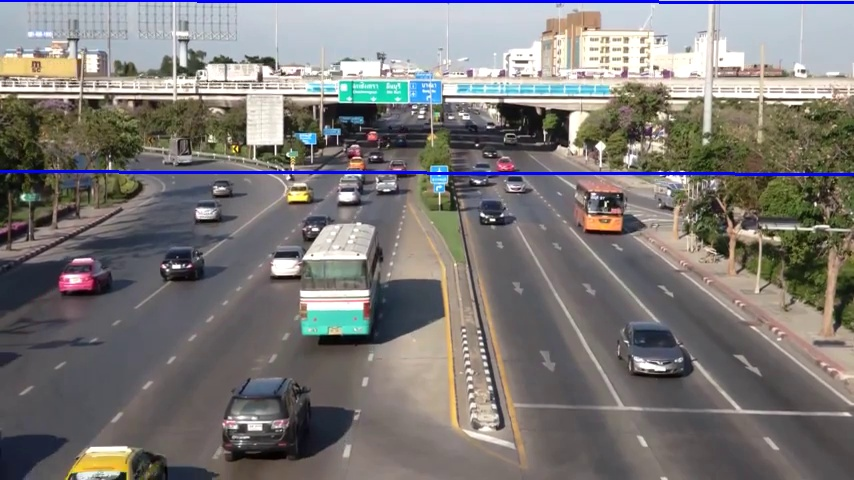
#> input picture 첼.jpg, 854 x 480 px, given in place of tracking1.avi, which was not available
$ jupyter execute Homework2.ipynb   (text cells are left out)
#> lines starting #> are read from the running program, lines starting #| are printed output that depends on the picture; after the words box and inside, x2 and y2 are one past the last pixel; in counts of white or black regions, pixels touching at a corner belong together; pictures that were not available may be replaced by others from this repository, and a replacement may not be noted
[cell 1]
import numpy as np
import cv2
import os
import matplotlib.pyplot as plt

def nothing(x):
    pass

resource_path = os.getcwd() + '/resource/'
print('test')

[cell 2]
resource_path = os.getcwd() + '/resource/'
cap = cv2.VideoCapture(resource_path + 'tracking1.avi')
print(os.path.isfile(resource_path+'tracking1.avi'))

[cell 3]
cap = cv2.VideoCapture(resource_path + 'tracking1.avi')

while(1):
    # Take each frame
    ret, frame = cap.read()
#> frame is the input picture: shape (480, 854, 3); mean B, G, R 119, 120.9, 124

    if ret == True:
        # Convert BGR to HSV
        hsv = cv2.cvtColor(frame, cv2.COLOR_BGR2HSV)
#> hsv: shape (480, 854, 3); mean H, S, V 68.3, 44.6, 132.5

        # define range of red color in HSV
        lower_red = np.array([150,100,100])
        upper_red = np.array([180,255,255])

        # Threshold the HSV image to get only red colors
        mask = cv2.inRange(hsv, lower_red, upper_red)
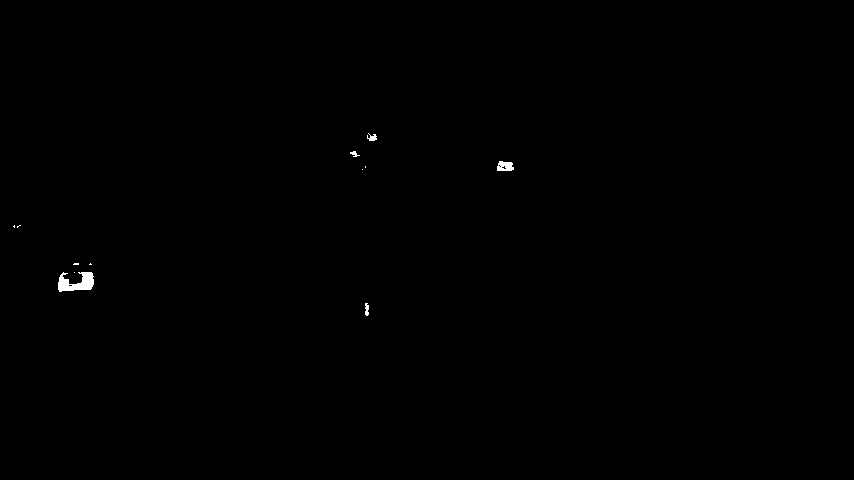
#> mask: shape (480, 854); 0.18% white; 12 white regions (7 under 20 px), largest, box (x1, y1, x2, y2) and area: (58, 272, 94, 292) 450, (497, 161, 514, 171) 134, (367, 133, 377, 141) 48, (365, 303, 369, 316) 42, (350, 151, 360, 157) 30

        # Bitwise-AND mask and original image
        res = cv2.bitwise_and(frame, frame, mask= mask)

        cv2.imshow('frame',frame)
        cv2.imshow('mask',mask)
        cv2.imshow('res',res)
    k = cv2.waitKey(100) & 0xFF
#> (key Esc is pressed here)
    if k == 27:
        break

cv2.destroyAllWindows()

[cell 4]
cap = cv2.VideoCapture(resource_path + 'tracking2.avi')

while(1):
    # Take each frame
    ret, frame = cap.read()

    if ret == True:
        # Convert BGR to HSV
        hsv = cv2.cvtColor(frame, cv2.COLOR_BGR2HSV)

        # define range of red color in HSV
        lower_yellow = np.array([36-20,50,50])
        upper_yellow = np.array([36+20,255,255])

        # Threshold the HSV image to get only yellow colors
        mask = cv2.inRange(hsv, lower_yellow, upper_yellow)
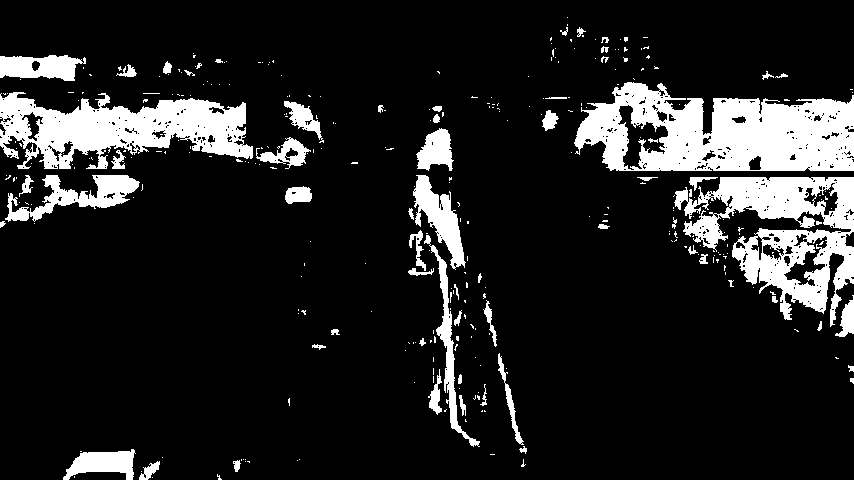
#> mask: shape (480, 854); 13.7% white; 331 white regions (269 under 20 px), largest, box (x1, y1, x2, y2) and area: (574, 82, 854, 171) 16536, (674, 177, 854, 327) 11881, (0, 92, 253, 169) 11010

        # Bitwise-AND mask and original image
        res = cv2.bitwise_and(frame, frame, mask= mask)
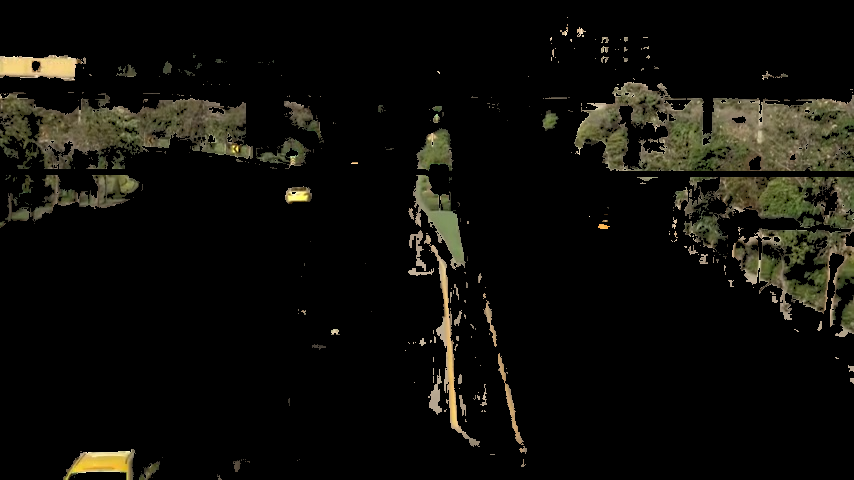
#> res: shape (480, 854, 3); mean B, G, R 10, 14.5, 15.3

        cv2.imshow('frame',frame)
        cv2.imshow('mask',mask)
        cv2.imshow('res',res)
    k = cv2.waitKey(100) & 0xFF
#> (key Esc is pressed here)
    if k == 27:
        break

cv2.destroyAllWindows()
